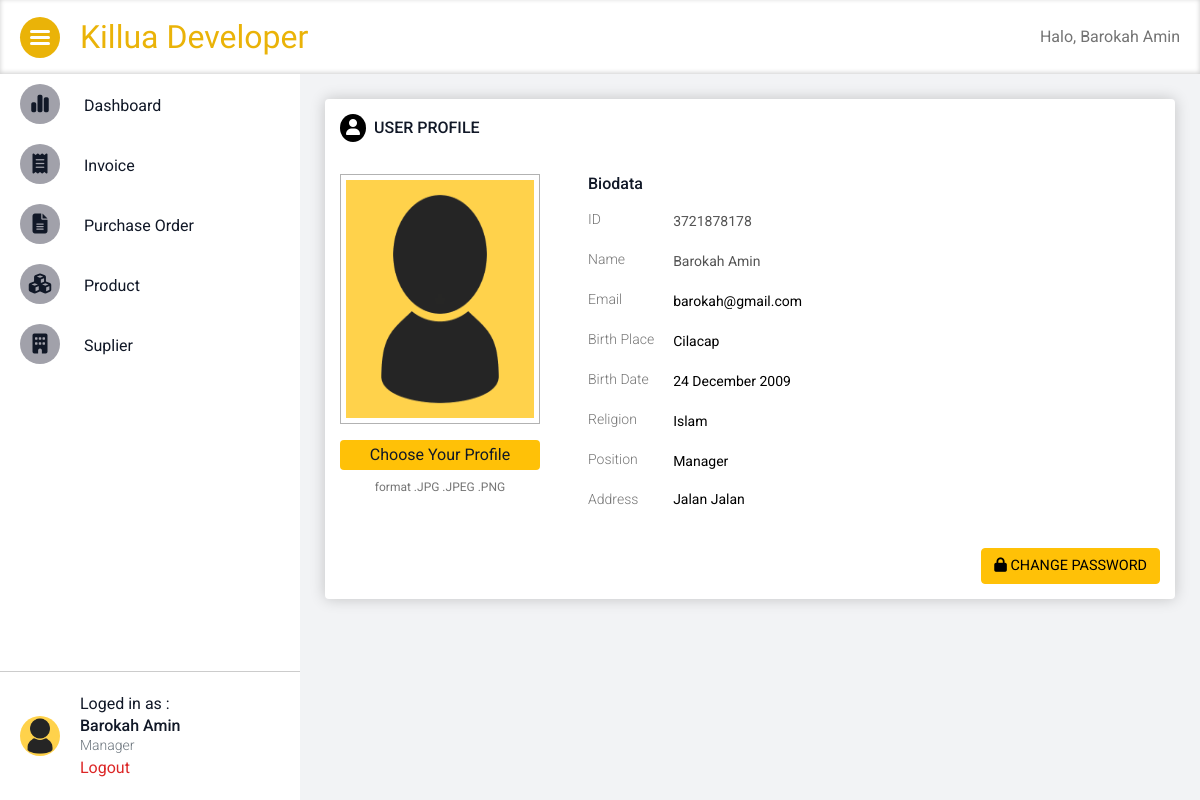
/user/profile (signed in), run on the app's committed database.
### UserApp/models.py (models this page shows, shortened)
class BioUser(models.Model):
    custom_id = models.CharField(max_length=25, unique=True)
    image_profile = models.ImageField(upload_to='profile/', null=True, blank=True)
    birth_date = models.DateField()
    birth_place = models.CharField(max_length=255)
    id_number = models.CharField(max_length=255)
    gender = models.CharField(max_length=2)
    address = models.CharField(max_length=255, null=True, blank=True)
    religion = models.CharField(max_length=255, null=True, blank=True)
    position = models.CharField(max_length=255)
    user = models.ForeignKey(User, on_delete=models.CASCADE)
    def get_position(self):
        return self.position

### UserApp/views.py (the view, shortened to what this page needs)
# urls.py: path('profile', views.user_profile, name='user-profile'),
@login_required(redirect_field_name='')
def user_profile(request):
    user = request.user
    biouser = BioUser.objects.get(user=user)
    id_user = biouser.id_number
    data_user = {
        'email': user.email,
        'birth_place': biouser.birth_place,
        'birth_date': biouser.birth_date.strftime('%d %B %Y'),
        'religion': biouser.religion,
        'position': biouser.position,
        'address': biouser.address
    }
    biodata_form = SignupForm(initial=data_user)
    biodata_form.change_class_input("input-profile")
    context = {
        'title': 'User Profile',
        'biodata_form': biodata_form,
        'id_user': id_user,
        'biouser': biouser,
    }
    return render(request, 'profile.html', context)

### UserApp/forms.py (called while the page is built)
    def change_class_input(self, class_name):
        for field in self.fields.keys():
            if field == 'birth_date':
                self.fields[field].widget.attrs['class'] = f'{class_name} datepicker-here'
            elif field == 'address':
                self.fields[field].widget.attrs['class'] = f'{class_name} input-long'
            elif field == 'image_profile':
                continue
            else:
                self.fields[field].widget.attrs['class'] = class_name

### templates/profile.html (shortened to what this page needs)
{% extends 'base.html' %}
{% load static %}
{% block css %}
<link rel="stylesheet" href="{% static 'css/datepicker.min.css' %}">
{% endblock %}
{% block navigation %}
{% include 'navigation.html' %}
{% endblock %}
{% block content %}
<section id="main_section" class="main-section">
    <div class="content-wrapper" style="position: relative;">
        <div class="profile-header">
            <div class="icon-wrapper">
                <i class="fa-solid fa-user"></i>
            </div>
            User Profile
        </div>
        <div class="data-wrapper">
            <div class="profile-wrapper mb-3">
                <div class="image-wrapper">
                    {% if biouser.image_profile %}
                    <img class="display-image" src="{{ biouser.get_image_profile_url }}" alt="Your Profile">
                    {% else %}
                    <img class="display-image" src="{% static 'img/blank_profile.png' %}" alt="Your Profile">
                    {% endif %}
                </div>
                <form id="form_photo_profile" enctype="multipart/form-data">
                    <div class="input-image-wrapper mt-3">
                        <label class="btn-upload-image w-100" for="{{ biodata_form.image_profile.auto_id }}">
                            {{ biodata_form.image_profile.label }}
                        </label>
                        <span class="notice-input text-center mt-2">
                            <span>format .JPG .JPEG .PNG</span>
                        </span>
                    </div>
                </form>
            </div>
            <div class="w-100">
                <div class="wrapper" style="transition: all .5s;">
                    <h6 style="margin-bottom: 1rem;">Biodata</h6>
                    <form method="POST" id="form_biodata">
                        <div class="input-profile-wrapper">
                            <label class="label-input-profile">
                                {{ biodata_form.id_number.label }}
                            </label>
                            <input type="text" class="input-profile" value="{{ id_user }}" disabled>
                        </div>
                        <div class="input-profile-wrapper">
                            <label class="label-input-profile">Name</label>
                            <input type="text" class="input-profile" value="{{ user.get_full_name }}" disabled>
                        </div>
                        <div class="input-profile-wrapper">
                            <label class="label-input-profile" for="{{ biodata_form.email.auto_id }}">
                                {{ biodata_form.email.label }}
                            </label>
                            {{ biodata_form.email }}
                        </div>
                        <div class="input-profile-wrapper">
                            <label class="label-input-profile" for="{{ biodata_form.birth_place.auto_id }}">
                                {{ biodata_form.birth_place.label }}
                            </label>
                            {{ biodata_form.birth_place }}
                        </div>
                        <div class="input-profile-wrapper">
                            <label class="label-input-profile" for="{{ biodata_form.birth_date.auto_id }}">
                                {{ biodata_form.birth_date.label }}
                            </label>
                            {{ biodata_form.birth_date }}
                        </div>
                        <div class="input-profile-wrapper">
                            <label class="label-input-profile" for="{{ biodata_form.religion.auto_id }}">
                                {{ biodata_form.religion.label }}
                            </label>
                            {{ biodata_form.religion }}
                        </div>
                        <div class="input-profile-wrapper">
                            <label class="label-input-profile" for="{{ biodata_form.position.auto_id }}">
                                {{ biodata_form.position.label }}
                            </label>
                            {{ biodata_form.position }}
                        </div>
                        <div class="input-profile-wrapper">
                            <label class="label-input-profile" for="{{ biodata_form.address.auto_id }}">
                                {{ biodata_form.address.label }}
                            </label>
                            {{ biodata_form.address }}
                        </div>
                    </form>
                    <div class="text-end">
                        <button class="btn-change btn btn-warning">
                            <i class="fa-solid fa-lock"></i>
                            CHANGE PASSWORD
                        </button>
                    </div>
                </div>
            </div>
        </div>
    </div>
</section>
{% endblock %}

### templates/navigation.html (shortened to what this page needs)
{% load static %}
<nav class="navbar navbar-light bg-white sticky-top ">
    <div style="padding: 0 20px;" class="d-flex justify-content-between align-items-center w-100">
        <div class="d-flex align-items-center">
            <div class="toggle-nav active" id="toggle_nav">
                <span></span>
                <span></span>
                <span></span>
            </div>
            <a class="navbar-brand" href="{% url 'index' %}">Killua Developer</a>
        </div>
        <span class="navbar-text">
            Halo, {{ user.get_full_name }}
        </span>
    </div>
</nav>
<div id="menu_wrapper" class="menu-wrapper">
    <ul class="menu-list">
        <li class="menu-item {{ menu_active.dashboard }}">
            <a href="{% url 'index' %}" class="menu-link">
                <i class="icon fa-solid fa-chart-simple"></i>
                <span>Dashboard</span>
            </a>
        </li>
        <li class="menu-item {{ menu_active.invoice }}">
            <a href="{% url 'productapp:all-doc' %}?doc_type=inv" class="menu-link">
                <i class="fa-solid fa-receipt"></i>
                <span>Invoice</span>
            </a>
        </li>
        <li class="menu-item {{ menu_active.purchase_order }}">
            <a href="{% url 'productapp:all-doc' %}?doc_type=po" class="menu-link">
                <i class="fa-solid fa-file-lines"></i>
                <span>Purchase Order</span>
            </a>
        </li>
        <li class="menu-item {{ menu_active.products }}">
            <a href="{% url 'productapp:all-product' %}" class="menu-link">
                <i class="fa-solid fa-cubes"></i>
                <span>Product</span>
            </a>
        </li>
        <li class="menu-item {{ menu_active.suplier }}">
            <a href="{% url 'productapp:all-suplier' %}" class="menu-link">
                <i class="fa-solid fa-building"></i>
                <span>Suplier</span>
            </a>
        </li>
    </ul>
    <div class="login-menu">
        {% if biouser.image_profile %}
        <img class="image-user" src="{{ biouser.get_image_profile_url }}" alt="Your Profile">
        {% else %}
        <img class="image-user" src="{% static 'img/blank_profile.png' %}" alt="Your Profile">
        {% endif %}
        <div class="desc-login">
            <span style="margin-bottom: 10px;">Loged in as :</span>
            <a href="{% url 'userapp:user-profile' %}" class="link-profile">{{ user.get_full_name }}</a>
            <span class="text-secondary text-position">
                {{ biouser.get_position }}
            </span>
            <a class="link-logout d-block" href="{% url 'userapp:logout' %}">Logout</a>
        </div>
    </div>
</div>

### static/css/style_all.css (style rules this page uses)
*, body, html { padding: 0; margin: 0; box-sizing: border-box; }
body { background-color: #F2F3F5; font-family: 'Roboto', sans-serif; color: #111827; overflow-x: hidden; }
a, a:hover, a:focus { display: inline-block; text-decoration: none; color: #111827; }
a.link-profile { font-weight: 500; line-height: 1.2; font-size: 1rem; display: block; }
.text-position { font-size: 14px; font-weight: 300; margin-bottom: 10px; display: block; }
.main-section { display: flex; justify-content: space-between; margin-left: 300px; }
.navbar { box-shadow: inset 0 -1px 5px rgba(0, 0, 0, .2) }
.navbar .navbar-brand, .navbar .navbar-brand:hover, .navbar .navbar-brand:focus { font-family: 'Acme', sans-serif; font-size: 32px; color: #EAB308; }
.toggle-nav { padding: 10px; border-radius: 50%; cursor: pointer; transition: all .5s; margin-right: 20px; background-color: var(--bs-grey); }
.toggle-nav span { display: block; width: 20px; height: 3px; border-radius: 1rem; margin: 3px 0; background-color: #111827; }
.toggle-nav.active { background-color: #EAB308; }
.toggle-nav.active span { background-color: #FFFFFF; }
.menu-wrapper { display: flex; flex-direction: column; justify-content: space-between; position: fixed; left: 0; top: 74px; bottom: 0; height: calc(100vh - 74px); background-color: #FFFFFF; max-width: 300px; width: 100%; transition: all .5s; z-index: 1020; }
.menu-list { overflow-y: auto; overflow-x: hidden; }
.menu-list .menu-item { position: relative; margin-left: -2rem; cursor: pointer; }
.menu-item>a { transition: weight .1s; }
.menu-link { padding: 10px 20px; width: 100%; position: relative; }
.menu-link>i, .login-menu>i { font-size: 20px; width: 40px; padding: 10px 0; background-color: var(--bs-grey); border-radius: 50%; text-align: center; margin-right: 20px; }
.main-section { margin-left: 300px; transition: all .5s; overflow-x: auto; }
.login-menu { padding: 20px; display: flex; align-items: center; border-top: 1px solid rgba(0, 0, 0, .2); }
.login-menu .desc-login>* { padding: 0; margin: 0; }
.login-menu>.image-user { width: 40px; height: 40px; border-radius: 50%; margin-right: 20px; background-color: #ffd24b; }
.link-logout { color: #DC2626; }
.notice-input { min-height: 18px; display: block; font-size: 12px; color: rgba(0, 0, 0, 0.54); }
.content-wrapper { margin: 25px; padding: 15px; width: 100%; border-radius: .25rem; background-color: #FFFFFF; box-shadow: 0 0 15px rgba(0, 0, 0, .2); }

### templates/profile.html (style rules this page uses)
.profile-header { display: flex; align-items: center; font-weight: 500; text-transform: uppercase; margin-bottom: 2rem; }
.icon-wrapper { background: black; padding: 2px 0; width: 26px; text-align: center; border-radius: 100%; margin-right: .5rem; }
.icon-wrapper i { color: white; }
.data-wrapper { display: flex; }
.input-profile-wrapper { margin-bottom: 1rem; display: flex; }
.input-profile { border: none; outline: none; border-bottom: 1px solid transparent; background-color: transparent !important; font-size: 14px; width: 100%; height: 24px; overflow: hidden; }
.input-profile.input-long { height: auto; resize: none; }
.label-input-profile { width: 100px; font-size: 14px; font-weight: 300; color: rgba(0, 0, 0, 0.54); }
.image-wrapper { width: 200px; height: 250px; padding: 5px; border: 1px solid rgba(0, 0, 0, 0.3); }
.display-image { width: 100%; height: 100%; background-color: #ffd24b; }
.btn-upload-image { padding: .2rem; width: 100%; background-color: #ffc107; text-align: center; border-radius: .25rem; cursor: pointer; }
.profile-wrapper { margin-right: 3rem; }
.btn { font-size: .9rem; }

### data on the page
BioUser: get_position "Manager", id_number "3721878178", birth_place "Cilacap", birth_date "24 December 2009", religion "Islam", position "Manager", address "Jalan Jalan"

### other printed values
{{ user.get_full_name }} "Barokah Amin"
{{ biodata_form.image_profile.label }} "Choose Your Profile"
{{ biodata_form.id_number.label }} "ID"
{{ biodata_form.email.label }} "Email"
{{ biodata_form.birth_place.label }} "Birth Place"
{{ biodata_form.birth_date.label }} "Birth Date"
{{ biodata_form.religion.label }} "Religion"
{{ biodata_form.position.label }} "Position"
{{ biodata_form.address.label }} "Address"
